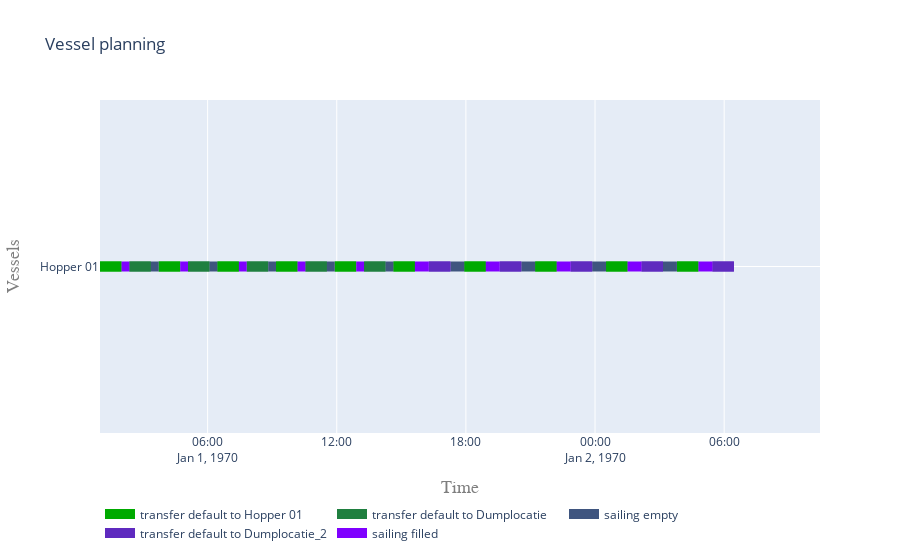

The notebook cell saved with this chart:
### Code cell
objects = [hopper]
activities = []
for obj in objects:
    print(set(obj.log["Message"]))
    activities.extend(set(obj.log["Message"]))
            
C = np.linspace(0,255, len(activities))
colors = {}

for i in range(len(activities)):
    colors[i] = f'rgb({int(C[i]/2)},{int(C[len(C) - 1 - i]/1.5)},{int(C[i])})'

vessel_planning(objects, activities, colors)
